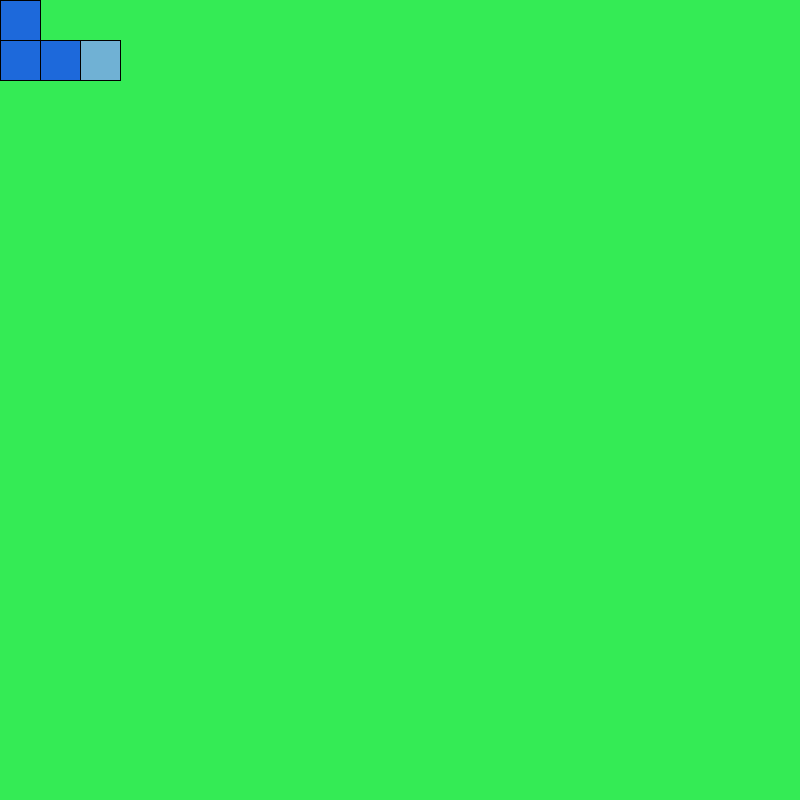
Frame 1 (no input)
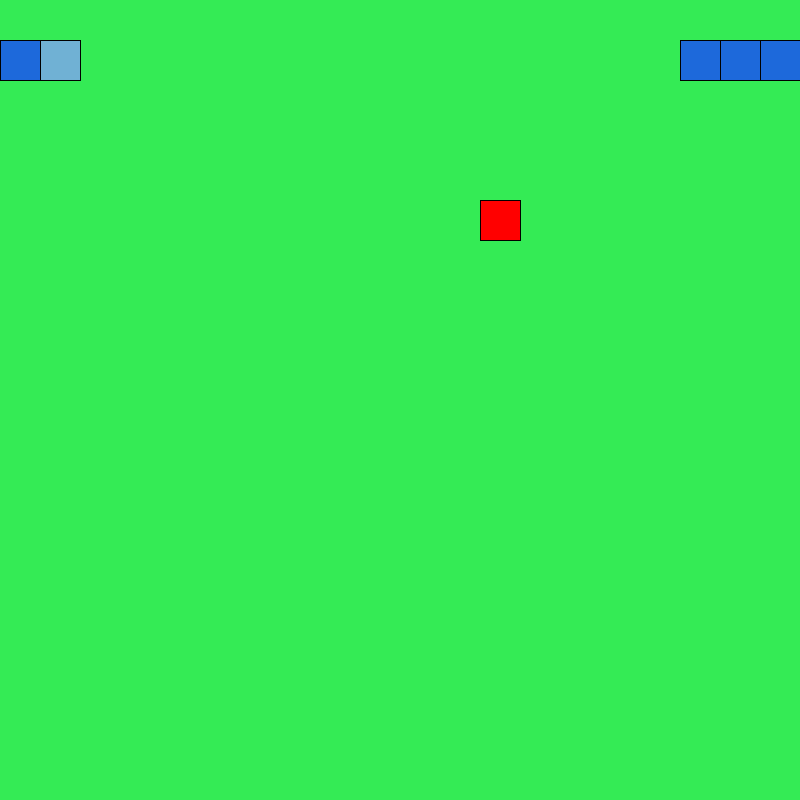
Frame 60 (the mouse pressed at the canvas centre just before this capture)
Frame 120 (the mouse held since frame 60 and released just before this capture): identical to frame 60, image omitted

The Processing sketch that drew these frames (run headless with seeded random() and noise(); from frame 60 on, the mouse is pressed at the canvas centre):

// Processing sketch: Eindopdracht_snake
// ── Eindopdracht_snake.pde
ArrayList<PVector> snakelichaam = new ArrayList();
PVector apple = new PVector(0, 1 );
int blockSize = 40;
int direction = 1;

final int RECHTS = 1;
final int BENEDEN = 2;
final int LINKS = 3;
final int BOVEN = 4;

void setup() {
  frameRate(7);
  size(800, 800);
  background(52, 235, 85);

  snakelichaam.add(new PVector(2, 1));
  snakelichaam.add(new PVector(1, 1));
  snakelichaam.add(new PVector(0, 1));
  snakelichaam.add(new PVector(0, 0));
}
void draw() {
  background(52, 235, 85);

  drawApple();
  drawSnake();



  moveSnake(direction);
  appleeten();
  snakeheadcollision();
  headwallcollision();
}

void moveSnake(int direction) {
  PVector head = snakelichaam.get(0);
  PVector newHead = null;



  switch (direction) {
  case RECHTS:
    newHead = new PVector(head.x + 1, head.y);
    if (newHead.x == (width/blockSize)) {
      newHead.x = 0;
    }
    break;

  case BENEDEN:
    newHead = new PVector(head.x, head.y + 1);
    if (newHead.y == (height/blockSize)) {
      newHead.y = 0;
    }
    break;

  case LINKS:
    newHead = new PVector(head.x - 1, head.y);
    if (newHead.x == -1) {
      newHead.x = (width/blockSize) - 1;
    }
    break;

  case BOVEN:
    newHead = new PVector(head.x, head.y - 1);
    if (newHead.y == -1) {
      newHead.y = (height/blockSize) - 1;
    }
    break;
  }









  snakelichaam.add(0, newHead);
  snakelichaam.remove(snakelichaam.size() - 1);
}

void headwallcollision() {
  PVector head = snakelichaam.get(0);
}



void appleeten() {
  PVector head = snakelichaam.get(0);

  if (head.x == apple.x && head.y == apple.y) {
    apple = new PVector(int(random(0, width / blockSize)), int(random(0, height / blockSize)));
    snakelichaam.add(new PVector(snakelichaam.get(snakelichaam.size() - 1).x, snakelichaam.get(snakelichaam.size() - 1).y));
  }
}


void snakeheadcollision() {

  PVector head = snakelichaam.get(0);
  for (int i = 1; i < snakelichaam.size(); i++) {
    PVector bodyPart = snakelichaam.get(i);


    if (head.equals(bodyPart)) {
      println("Game over ");
      resetgame();
      break;
    }
  }
}

void resetgame() {
  snakelichaam.clear();
  snakelichaam.add(new PVector(2, 1));
  snakelichaam.add(new PVector(1, 1));
  snakelichaam.add(new PVector(0, 1));
  snakelichaam.add(new PVector(0, 0));

  direction = 1;
  apple = new PVector (0, 0);
}

void drawApple() {
  fill(255, 0, 0);
  rect(apple.x * blockSize, apple.y * blockSize, blockSize, blockSize);
}



void drawSnake() {
  for (int i = 0; i < snakelichaam.size(); i++) {
    PVector positie = snakelichaam.get(i);
    if (i == 0) {
      fill(112, 177, 212);
    } else {
      fill(29, 105, 219);
    }
    rect(positie.x * blockSize, positie.y * blockSize, blockSize, blockSize);
  }
}
void keyPressed() {
  if (key == 'd' || key == 'D') {
    if (direction != LINKS) {
      direction = RECHTS;
    }
  }
  if (key == 's' || key == 'S') {
    if (direction != BOVEN) {
      direction = BENEDEN;
    }
  } else if (key == 'a' || key == 'A') {
    if (direction != RECHTS) {
      direction = LINKS;
    }
  } else if (key == 'w' || key == 'W') {

    if (direction != BENEDEN) {
      direction = BOVEN;
    }
  }
}
